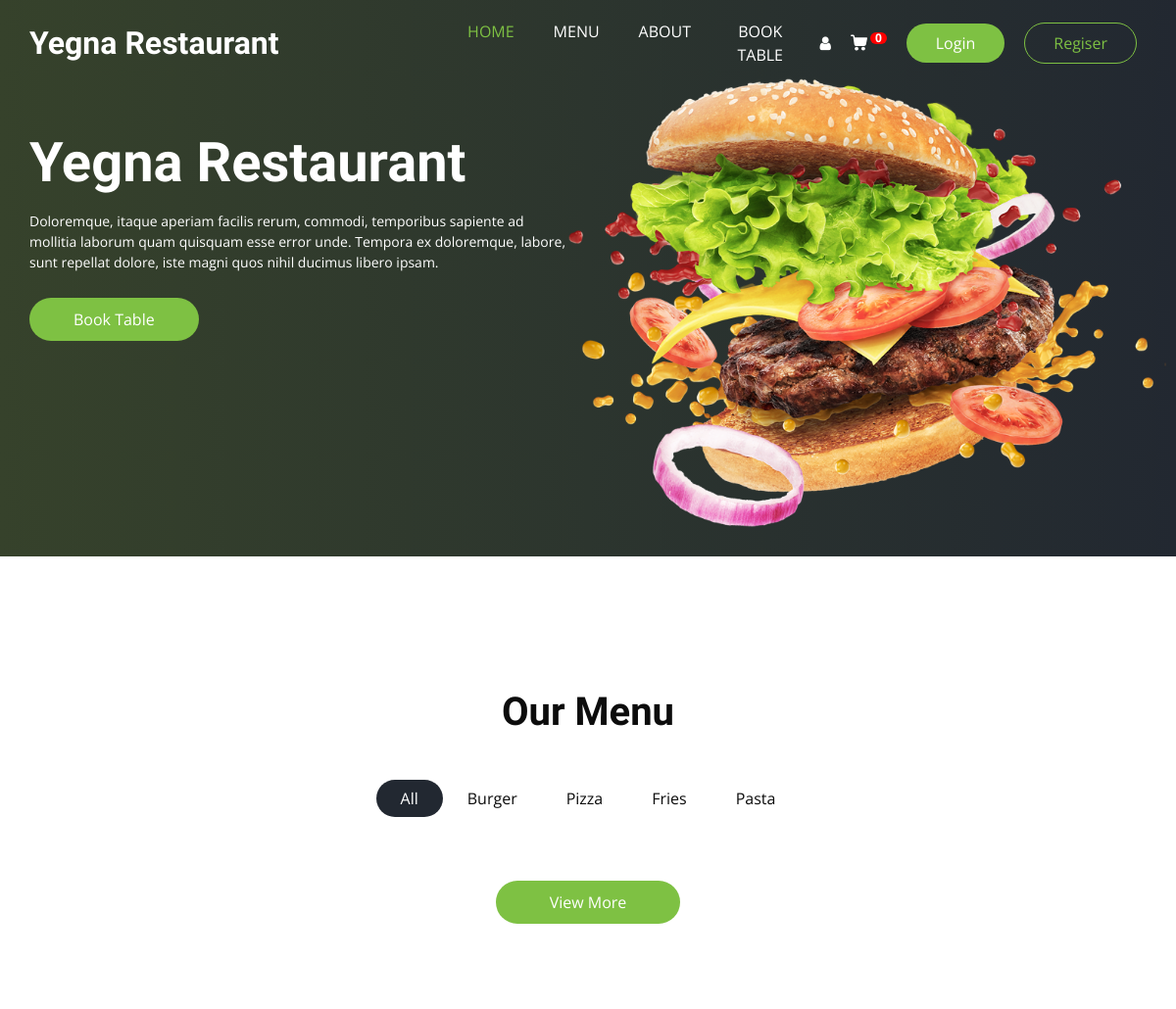
Before: / (upper part) with the older database file.
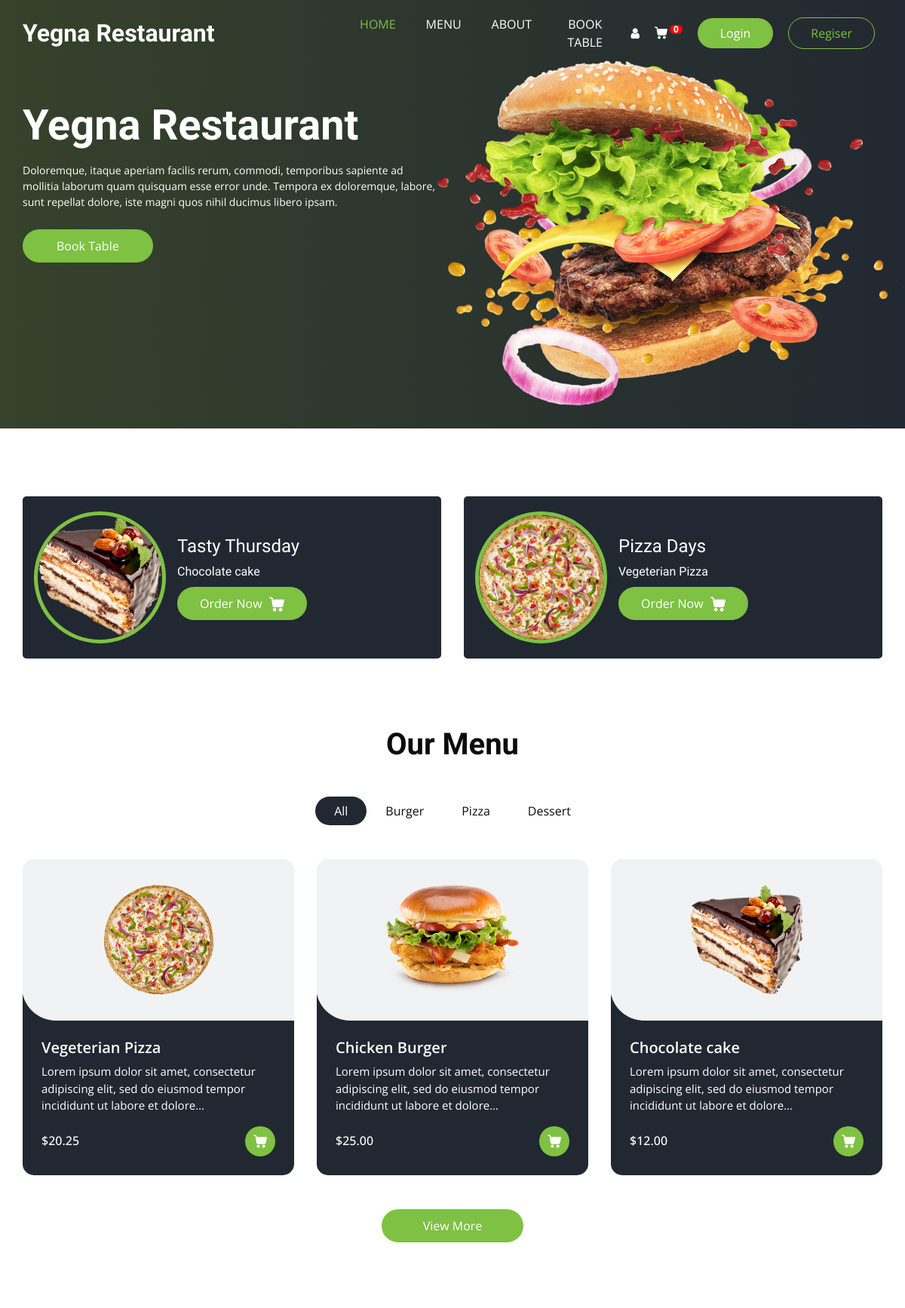
After: the same page with the newer database file.
### cafe/models.py (models this page shows, shortened)
class FoodCategory(models.Model):
    name = models.CharField(max_length=100)
    class Meta:
        verbose_name = "Food Category"
        verbose_name_plural = "Food Categories"
    def __str__(self):
        return self.name

class DailySpecial(models.Model):
    title = models.CharField(max_length=100)
    food = models.ForeignKey(MenuItem, on_delete= models.CASCADE)

class MenuItem(models.Model):
    name = models.CharField(max_length=100)
    description = models.TextField(blank=True, null = True)
    price = models.DecimalField(max_digits=5, decimal_places=2)
    image = models.ImageField(upload_to="menu_images")
    category = models.ForeignKey(FoodCategory, on_delete= models.CASCADE, null = True)
    slug = models.SlugField(max_length=100, unique=True, serialize=True, null = True)
    created_at = models.DateTimeField(auto_now_add=True)

### cafe/views.py (the view, shortened to what this page needs)
# urls.py: 2. Add a URL to urlpatterns:  path('', views.home, name='home')
def home(request):
    form = ReservationForm()
    if request.user.is_authenticated:
        cart = Cart.objects.filter(user=request.user)
        total_items = sum([item.quantity for item in cart])
    else:
        total_items = 0
    context = {"form": form,"categories": FoodCategory.objects.all(),
               'review_form': ReviewForm(),
               'reviews': Review.objects.all(),
               'menu_items': MenuItem.objects.all(),
               'daily_specials': DailySpecial.objects.all(),
               'total_items': total_items
               }
    return render(request, "home.html", context)

### templates/home.html (shortened to what this page needs)
<!DOCTYPE html>
{% extends 'base.html' %} {% load static %} {% block title %}Home{% endblock %}
{% block hero_img %}
<img src="{% static 'images/burger.png' %}" alt="" />
<body>
  {% endblock %} {% block nav_item %}
  <li class="nav-item active">
    <a class="nav-link" href="">Home<span class="sr-only">(current)</span></a>
  </li>
  <li class="nav-item">
    <a class="nav-link" href="{% url 'menu' %}">Menu</a>
  </li>
  <li class="nav-item">
    <a class="nav-link" href="{% url 'about' %}">About</a>
  </li>
  <li class="nav-item">
    <a class="nav-link" href="{% url 'book' %}">Book Table</a>
  </li>
  {% endblock %} {% block slider %}
  <section class="slider_section">
    <div class="container">
      <div class="row">
        <div class="col-md-7 col-lg-6">
          <div class="detail-box">
            <h1> Yegna Restaurant</h1>
            <p>
              Doloremque, itaque aperiam facilis rerum, commodi, temporibus
              sapiente ad mollitia laborum quam quisquam esse error unde.
              Tempora ex doloremque, labore, sunt repellat dolore, iste magni
              quos nihil ducimus libero ipsam.
            </p>
            <div class="btn-box">
              <a href="{% url 'book' %}" class="btn1"> Book Table </a>
            </div>
          </div>
        </div>
      </div>
    </div>
  </section>
  {% endblock %} {% block content %}
  <section class="offer_section layout_padding-bottom">
    <div class="offer_container">
      <div class="container">
        <div class="row">
                    {% for meal in daily_specials %}
          <div class="col-md-6">
            <div class="box">
              <div class="img-box">
                <img src="{{meal.food.image.url}}" alt="" />
              </div>
              <div class="detail-box">
                <h5>{{meal.title}}</h5>
                <h6>{{meal.food.name}}</h6>
                <a href="{% url 'add_to_cart' meal.food.id %}">
                  Order Now
                </a>
              </div>
            </div>
          </div>
          {% endfor %}
        </div>
      </div>
    </div>
  </section>
  <section class="food_section layout_padding-bottom">
    <div class="container">
      <div class="heading_container heading_center">
        <h2>Our Menu</h2>
      </div>
      <ul class="filters_menu">
        <li class="active" data-filter="*">All</li>
        {% for category in categories %}
        <li data-filter=".{{category|lower}}">{{category}}</li>
        {% endfor %}
      </ul>
      <div class="filters-content">
        <div class="row grid">
          {% for food in menu_items %}
          <div class="col-sm-6 col-lg-4 all {{food.category | lower}}">
            <div class="box">
              <div>
                <div class="img-box">
                  <img src="{{food.image.url}} " alt="" />
                </div>
                <div class="detail-box">
                  <h5>{{ food.name }}</h5>
                  <p>
                      {{ food.description|truncatechars:110 }}
                  </p>
                  <div class="options">
                    <h6>${{food.price}}</h6>
                    <a href="{% url 'add_to_cart' food.id %}">
                    </a>
                  </div>
                </div>
              </div>
            </div>
          </div>
          {% endfor %}
        </div>
      </div>
      <div class="btn-box">
        <a href=""> View More </a>
      </div>
    </div>
  </section>
  {% endblock %}

Changed rows visible on the page:
removed FoodCategory: name "Pasta"
added DailySpecial: food.image (picture), title "Tasty Thursday", food.name "Chocolate cake"
added DailySpecial: food.image (picture), title "Pizza Days", food.name "Vegeterian Pizza"
changed FoodCategory: name "Fries" → "Dessert"
added MenuItem: image (picture), name "Vegeterian Pizza", description "Lorem ipsum dolor sit amet, consectetur adipiscing elit, sed do eiusmod tempor incididunt ut labore et dolore…", price "20.25"
added MenuItem: image (picture), name "Chicken Burger", description "Lorem ipsum dolor sit amet, consectetur adipiscing elit, sed do eiusmod tempor incididunt ut labore et dolore…", price "25.00"
added MenuItem: image (picture), name "Chocolate cake", description "Lorem ipsum dolor sit amet, consectetur adipiscing elit, sed do eiusmod tempor incididunt ut labore et dolore…", price "12.00"
